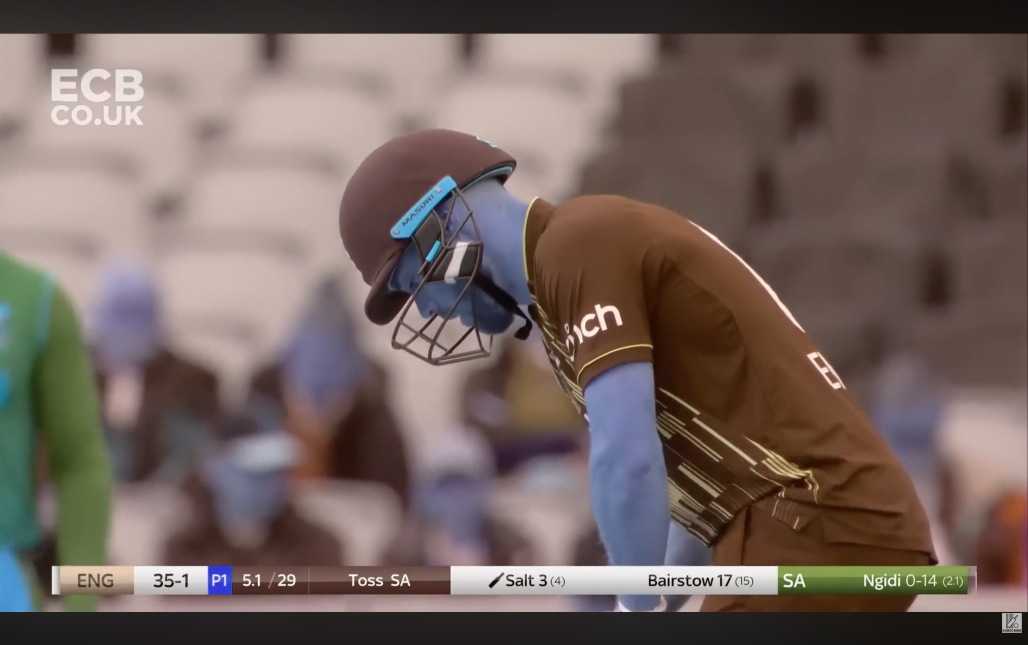
#> input picture files/debug_raw.jpg, 4112 x 2580 px (shown at 1/4 size); its folder holds only this picture in this run
$ python -i broadcast_detector.py   (imports and definitions only)
#> lines starting #> are read from the running program, lines starting #| are printed output that depends on the picture; after the words box and inside, x2 and y2 are one past the last pixel; in counts of white or black regions, pixels touching at a corner belong together
### files/eyes/cricket_logger.py
"""Frame-aware cricket logger with file output and SSE forwarding.

Every log line includes timestamp, frame number, and component name.
Format: [09:15:23 F1234 COMPONENT] LEVEL: message

Three output destinations:
  - Console: everything (color-coded)
  - File: everything (logs/machine-1-{date}.log, rotated daily)
  - Debug UI SSE: WARN and above (real-time in browser)
"""
from __future__ import annotations

import asyncio
import logging
import os
import re
import time
from datetime import datetime
from logging.handlers import TimedRotatingFileHandler
from pathlib import Path

_TAG_RE = re.compile(r"\[([A-Z][A-Z0-9_-]*)\]\s*(.*)", re.DOTALL)

_TRACE_RECORDER = None
_TRACE_KNOWN_TAGS: frozenset[str] = frozenset()
_TRACE_IMPORT_ATTEMPTED = False


# [14 lines left out: function _get_trace_recorder, not called in this run]

# ANSI color codes for console output
_COLORS = {
    "INFO": "\033[37m",      # white
    "WARN": "\033[33m",      # yellow
    "ERROR": "\033[31m",     # red
    "INSIGHT": "\033[93m",   # bright yellow / gold
    "RESET": "\033[0m",
}

# Global frame counter shared across all loggers
_global_frame: int = 0

# SSE callback — set by debug_server at startup
_sse_callback = None


def set_global_frame(n: int):
    global _global_frame
    _global_frame = n


def get_global_frame() -> int:
    return _global_frame


# [4 lines left out: function set_sse_callback, not called in this run]


def _time_str() -> str:
    return datetime.now().strftime("%H:%M:%S")


def _emit_to_sse(component: str, level: str, message: str, frame: int):
    """Forward WARN+ logs to the debug UI via SSE."""
    if _sse_callback is None:
        return
    if level not in ("WARN", "ERROR", "INSIGHT"):
        return
    try:
        data = {
            "component": component,
            "level": level,
            "message": message,
            "frame": frame,
            "time": _time_str(),
        }
        loop = asyncio.get_event_loop()
        if loop.is_running():
            asyncio.ensure_future(_sse_callback("log", data))
    except Exception:
        pass


# File handler — shared across all CricketLoggers
_file_handler: logging.FileHandler | None = None


def _ensure_file_handler() -> logging.FileHandler:
    global _file_handler
    if _file_handler is not None:
        return _file_handler

    log_dir = Path("logs")
    log_dir.mkdir(exist_ok=True)
    date_str = datetime.now().strftime("%Y-%m-%d")
    path = log_dir / f"machine-1-{date_str}.log"

    _file_handler = TimedRotatingFileHandler(
        str(path), when="midnight", backupCount=7, encoding="utf-8"
    )
    _file_handler.setFormatter(logging.Formatter("%(message)s"))
    _file_handler.setLevel(logging.DEBUG)
    return _file_handler


class CricketLogger:
    """Per-component logger with frame tracking.

    Usage:
        log = CricketLogger("LLM")
        log.info("Response in 2.3s, frame_type=live_play")
        log.warn("Consensus override: score [79, 73, 79] → 79")
        log.error("Timeout after 15s — skipping frame")
        log.insight("KHALEEL run-up 15% shorter since over 1")
    """

    def __init__(self, component: str):
#> further down, picture is the input picture: shape (2580, 4112, 3); mean B, G, R 94.2, 99.3, 115.1
        self.component = component
        self._frame: int | None = None  # per-instance override, else global

    def set_frame(self, n: int):
        self._frame = n

    @property
    def frame(self) -> int:
        return self._frame if self._frame is not None else _global_frame

    def info(self, msg: str):
        self._log("INFO", msg)

    def warn(self, msg: str):
        self._log("WARN", msg)

    def error(self, msg: str):
        self._log("ERROR", msg)

    def insight(self, msg: str):
        self._log("INSIGHT", msg)

    def debug(self, msg: str):
        """Structured debug via stdlib (no CricketLogger console line)."""
        logging.getLogger(self.component).debug(msg)

    def _log(self, level: str, msg: str):
        ts = _time_str()
        f = self.frame
        line = f"[{ts} F{f} {self.component}] {level}: {msg}"

        # Console (color-coded)
        color = _COLORS.get(level, "")
        reset = _COLORS["RESET"]
        print(f"{color}{line}{reset}")

        # File
        try:
            handler = _ensure_file_handler()
            record = logging.LogRecord(
                name=self.component, level=logging.INFO,
                pathname="", lineno=0, msg=line, args=(), exc_info=None,
            )
            handler.emit(record)
        except Exception:
            pass

        # SSE (WARN+ only)
        _emit_to_sse(self.component, level, msg, f)

        # Trace recorder auto-promotion: mirror DecisionLogHandler behavior
        # for [TAG]-prefixed lines so trace records capture decisions
        # emitted via CricketLogger (which bypasses the stdlib logging tree).
        m = _TAG_RE.search(msg)
        if m is not None:
            recorder = _get_trace_recorder()
            if recorder is not None:
                tag = m.group(1)
                try:
                    recorder.record(
                        tag=tag,
                        raw_message=msg[:200],
                        log_level=level,
                        logger=self.component,
                        known=tag in _TRACE_KNOWN_TAGS,
                        _auto=True,
                    )
                except Exception:
                    pass

### files/eyes/capture/broadcast_detector.py
"""Finds the broadcast video rectangle within a browser window frame."""

import cv2
import numpy as np

from eyes.cricket_logger import CricketLogger

log = CricketLogger("BCAST")


class BroadcastDetector:
    """Detects the broadcast video region by finding green field pixels.

    Runs once, locks the region. Re-detects only on explicit request
    (e.g. window resize). Before green is found, returns the full frame
    so the LLM can handle pre-match graphics.
    """

    HSV_GREEN_LOW = np.array([30, 30, 40])
    HSV_GREEN_HIGH = np.array([85, 255, 255])
    MIN_GREEN_RATIO = 0.02
    ASPECT_TOLERANCE = 0.25  # 16:9 = 1.78, allow 1.33–2.22

    NO_GREEN_RESET_FRAMES = 30  # re-detect after this many frames with no green

    def __init__(self):
        self._region: tuple[int, int, int, int] | None = None  # x, y, w, h
        self._detected = False
        self._no_green_count = 0

    @property
    def detected(self) -> bool:
        return self._detected

    @property
    def region(self) -> tuple[int, int, int, int] | None:
        return self._region

    def detect(self, frame: np.ndarray) -> bool:
        """Attempt to detect the broadcast rectangle in the frame."""
        hsv = cv2.cvtColor(frame, cv2.COLOR_BGR2HSV)
#> hsv: shape (2580, 4112, 3); mean H, S, V 37.2, 69.9, 118.8
        mask = cv2.inRange(hsv, self.HSV_GREEN_LOW, self.HSV_GREEN_HIGH)
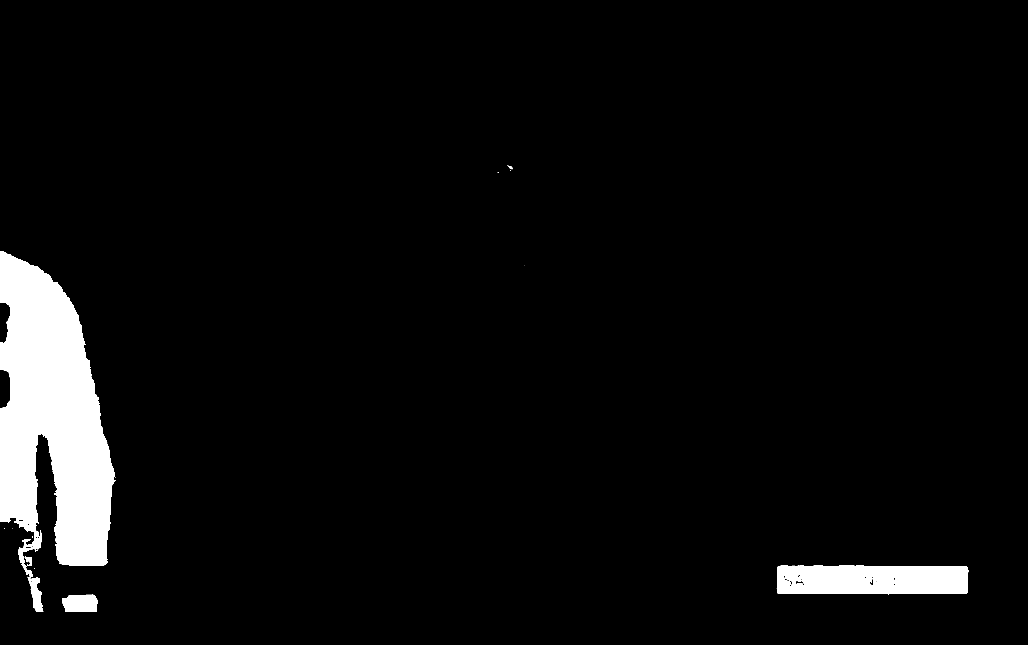
#> mask: shape (2580, 4112) (shown at 1/4 size); 4.6% white; 25 white regions (19 under 20 px)

        green_ratio = np.count_nonzero(mask) / mask.size
#> green_ratio = 0.0457
        if green_ratio < self.MIN_GREEN_RATIO:
            return False

        log.info(f"Green field detected: {green_ratio*100:.0f}% of frame")

        # Find contours of green regions
        contours, _ = cv2.findContours(mask, cv2.RETR_EXTERNAL, cv2.CHAIN_APPROX_SIMPLE)
#> contours = 25 contours, 20 with area under 20; largest, box (x1, y1, x2, y2) and area: (0, 1004, 464, 2448) 391310, (3107, 2263, 3873, 2377) 83106, (248, 2378, 392, 2448) 8558, (99, 2226, 128, 2264) 464, (2034, 664, 2051, 677) 54
        if not contours:
            return False

        # Merge all green contours into a bounding box
        all_points = np.vstack(contours)
#> all_points = contour of 2498 points, box (x1, y1, x2, y2) (0, 663, 3873, 2448), area 344094
        x, y, w, h = cv2.boundingRect(all_points)
#> x = 0; y = 663; w = 3873; h = 1785

        # Expand to likely broadcast rectangle
        x, y, w, h = self._expand_to_broadcast(frame, x, y, w, h)

        # Validate aspect ratio (~16:9)
        aspect = w / max(h, 1)
        if not (1.78 - self.ASPECT_TOLERANCE * 1.78 <= aspect <= 1.78 + self.ASPECT_TOLERANCE * 1.78):
            return False

        # Must be a reasonable size (at least 40% of frame width)
        if w < frame.shape[1] * 0.4:
            return False

        self._region = (x, y, w, h)
        self._detected = True
        log.info(f"Broadcast region locked: ({x}, {y}, {w}, {h}) aspect={aspect:.2f}")
        return True

    def crop(self, frame: np.ndarray) -> np.ndarray:
        """Crop frame to the detected broadcast region, or return full frame."""
        if not self._detected or self._region is None:
            return frame
        x, y, w, h = self._region
        h_frame, w_frame = frame.shape[:2]
        x = max(0, x)
        y = max(0, y)
        x2 = min(x + w, w_frame)
        y2 = min(y + h, h_frame)
        cropped = frame[y:y2, x:x2]

        # Verify green field still present in cropped region
        hsv = cv2.cvtColor(cropped, cv2.COLOR_BGR2HSV)
        mask = cv2.inRange(hsv, self.HSV_GREEN_LOW, self.HSV_GREEN_HIGH)
        green_ratio = np.count_nonzero(mask) / max(mask.size, 1)
        if green_ratio < self.MIN_GREEN_RATIO:
            self._no_green_count += 1
            if self._no_green_count >= self.NO_GREEN_RESET_FRAMES:
                log.warn(f"No green field for {self._no_green_count} frames — re-detecting")
                self.reset()
        else:
            self._no_green_count = 0

        return cropped

    def reset(self):
        """Force re-detection (e.g. on window resize)."""
        log.warn("Window resized — re-detecting")
        self._region = None
        self._detected = False

    def _expand_to_broadcast(
        self, frame: np.ndarray, x: int, y: int, w: int, h: int
    ) -> tuple[int, int, int, int]:
        """Expand the green bounding box to the full broadcast rectangle.

        Green is only the field — the broadcast includes scoreboard bars
        above/below. We expand vertically to content boundaries.
        """
#> called with x = 0, y = 663, w = 3873, h = 1785
        fh, fw = frame.shape[:2]
#> fh = 2580; fw = 4112
        gray = cv2.cvtColor(frame, cv2.COLOR_BGR2GRAY)
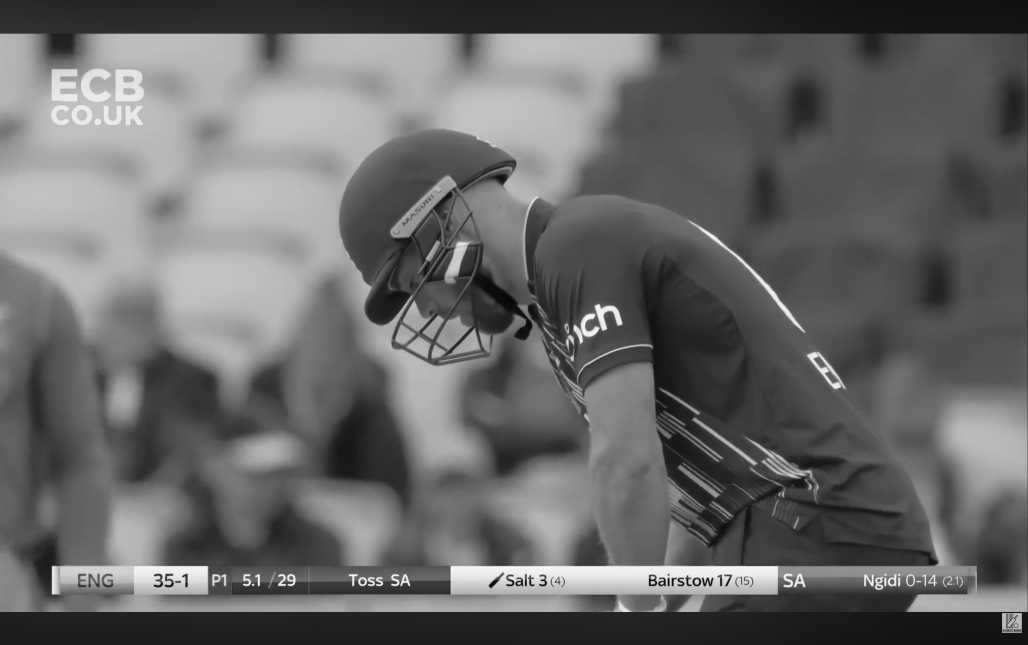
#> gray: shape (2580, 4112) (shown at 1/4 size); min 0, max 253, mean 103.4

        # Expand upward: find where content starts (non-uniform rows)
        top = y
#> top = 663
        for row in range(y, -1, -1):
            row_std = np.std(gray[row, x:x + w].astype(float))
            if row_std < 5:  # uniform row = browser chrome or black bar
                break
            top = row
#> this loop made 664 passes
#> row_std on passes 1 to 3: 42.57, 42.47, 42.36

        # Expand downward
        bottom = y + h
#> bottom = 2448
        for row in range(y + h, fh):
            row_std = np.std(gray[row, x:x + w].astype(float))
            if row_std < 5:
                break
            bottom = row
#> this loop made 1 pass
#> row_std on pass 1: 4.29

        # Expand left/right similarly
        left = x
#> left = 0
        for col in range(x, -1, -1):
            col_std = np.std(gray[top:bottom, col].astype(float))
            if col_std < 5:
                break
            left = col
#> this loop made 1 pass
#> col_std on pass 1: 39.54

        right = x + w
#> right = 3873
        for col in range(x + w, fw):
            col_std = np.std(gray[top:bottom, col].astype(float))
            if col_std < 5:
                break
            right = col
#> this loop made 239 passes
#> col_std on passes 1 to 3: 39.05, 39.09, 39.14

        return (left, top, right - left, bottom - top)

>>> import cv2
>>> picture = cv2.imread('../../debug_raw.jpg')
>>> result = BroadcastDetector().detect(picture)
#> in detect, `x, y, w, h = self._expand_to_broadcast(frame, x, y, w, h)`: y = 0; w = 4111; h = 2448
#> in detect, `aspect = w / max(h, 1)`: aspect = 1.68
#> in detect, `self._region = (x, y, w, h)`: self._region = (0, 0, 4111, 2448)
#> result = True
